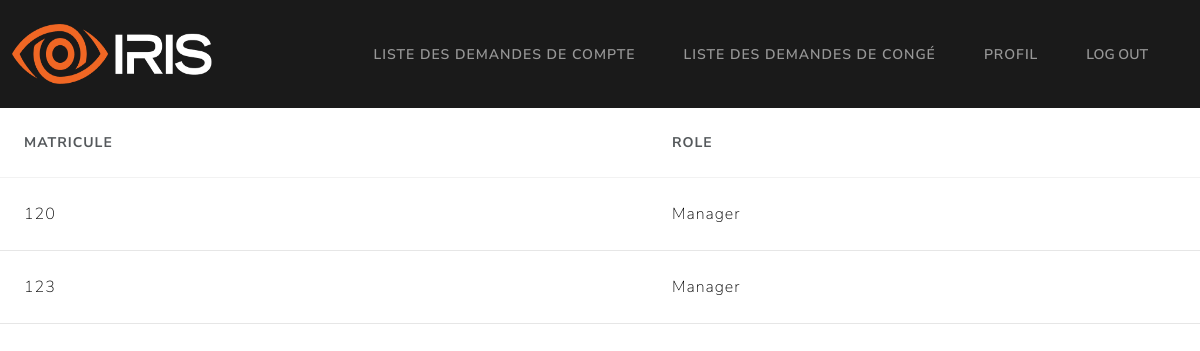
Screenshot of /GRH/demandes_compte with the database file from the repository.
### Models/models.py (models this page shows, shortened)
class userLoginCredentials(db.Model):
    id = db.Column(db.Integer, primary_key=True)
    matricule = db.Column(db.String, unique=True, nullable=False)
    hashed_password = db.Column(db.String, unique=False, nullable=False)
    role = db.Column(db.String, unique=False, nullable=False)
    account_confirmed = db.Column(db.Boolean, unique=False, nullable=False)

### app.py (the view)
@app.get("/GRH/demandes_compte")
def demandes_compte():
	return getPendingAccounts()

### Controllers/GRHController.py (called while the page is built)
def getPendingAccounts():
    try:
        accounts = userLoginCredentials.query.filter_by(account_confirmed=False)
        return render_template("/GRH/listeComptes.html", comptes=accounts)
    except Exception as e:
        return render_template("/GRH/listeComptes.html", error=str(e))

### templates/GRH/listeComptes.html (shortened to what this page needs)
{% extends '/GRH/base.html' %}
{% block content %}
    <table class="table table-hover" style="width: 100%">
      <thead>
        <tr>
          <th scope="col">Matricule</th>
          <th scope="col">Role</th>
        </tr>
      </thead>
      <tbody>
        {% for compte in comptes %}
        <tr class="table-secondary" onclick="window.location='demande_compte/{{ compte.id }}';" style="cursor: pointer;">
          <td>{{ compte.matricule }}</td>
          <td>{{ compte.role }}</td>
        </tr>
        {% endfor %}
      </tbody>
    </table>
    <br />
{% endblock %}

### rows the page displays
userLoginCredentials: matricule "120", role "Manager"
userLoginCredentials: matricule "123", role "Manager"
